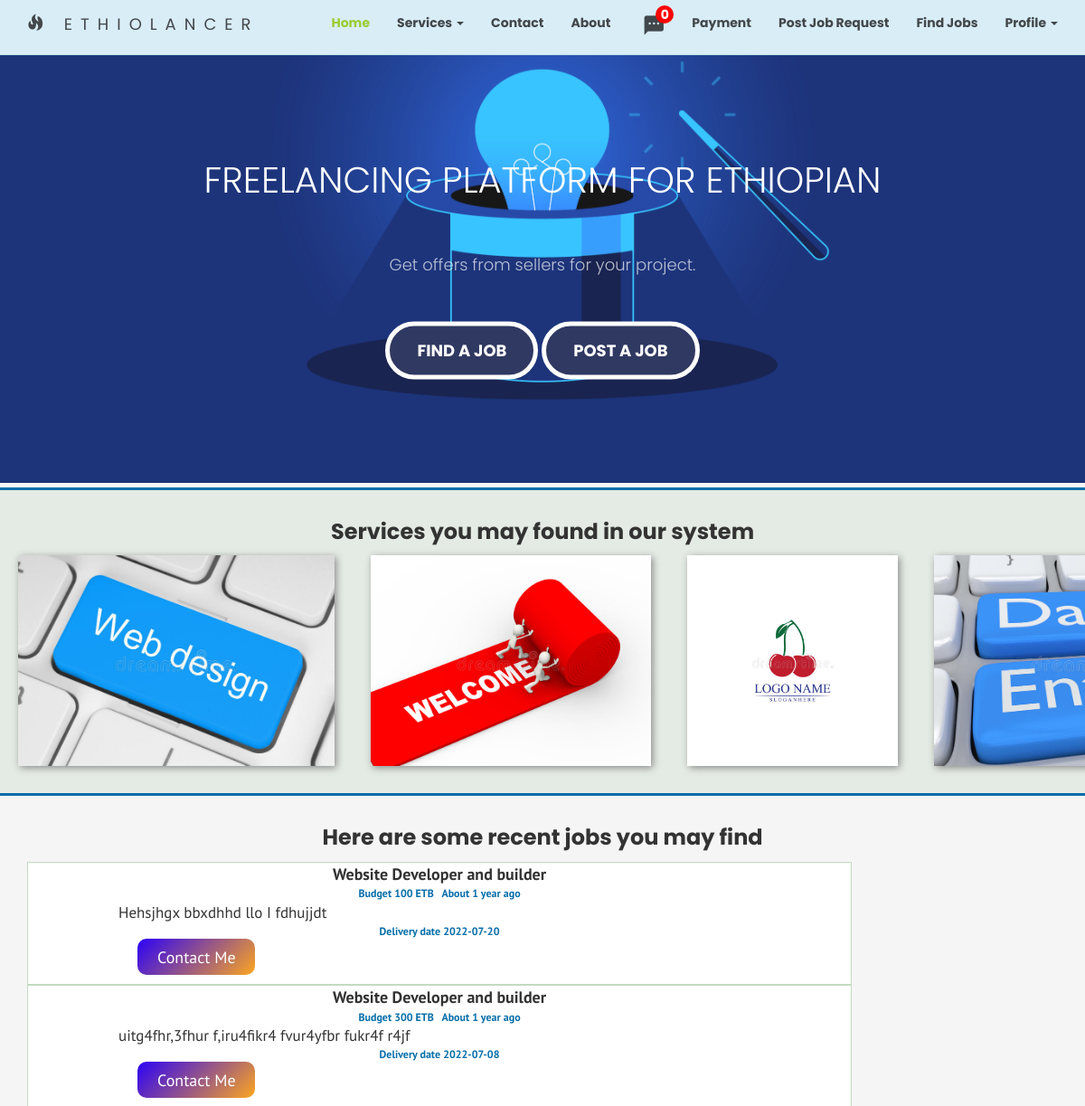
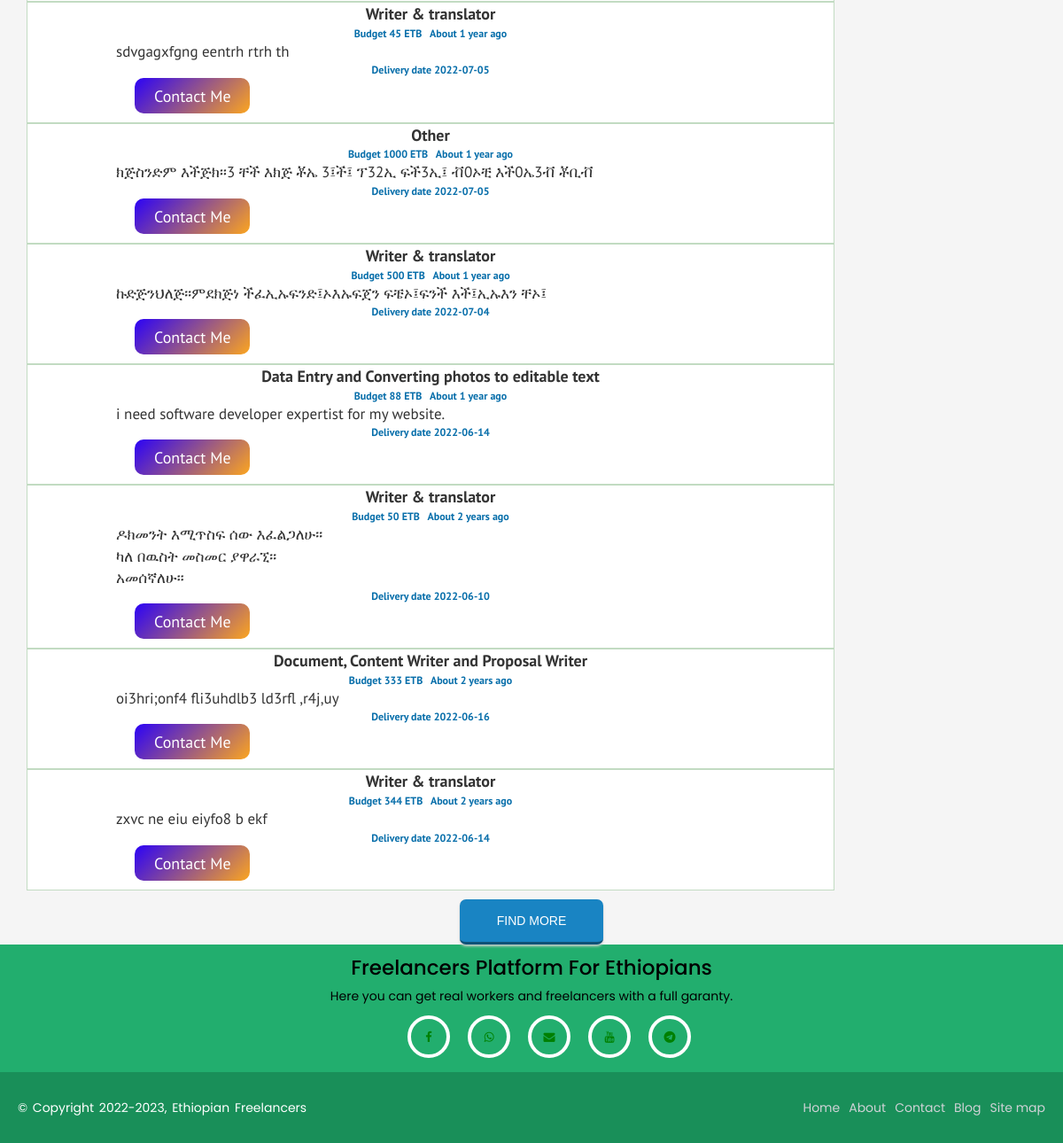
The app's page /afterLogin/Homepage.php (signed in) with its own data (2 pictures, top to bottom).
### tables this page shows
CREATE TABLE `jobs` (
  `jobID` int(11) NOT NULL,
  `jobPosterEmail` mediumtext NOT NULL,
  `jobDescription` longtext NOT NULL,
  `jobCategory` mediumtext NOT NULL,
  `jobDeadline` date NOT NULL,
  `jobBudget` int(11) NOT NULL,
  `timeAgo` int(11) NOT NULL,
  `jobShow` int(11) NOT NULL,
  `jobOwnerID` int(11) NOT NULL
);

### afterLogin/Homepage.php (the view, shortened to what this page needs)
<!DOCTYPE html>
<html lang="en">
<head>
    <link href="css/bootstrap.min.css" rel="stylesheet">
    <link rel="stylesheet" type="text/css" href="css/afterLoginHomepage.css">
    <link rel="stylesheet" type="text/css" href="css/inbox.css">
    <link rel="stylesheet" type="text/css" href="css/ImageSlider.css">
    <link href="css/custom.css" rel="stylesheet">
</head>
<body>
    <nav id="siteNav" class="navbar navbar-default navbar-fixed-top" role="navigation">
        <div class="container">
            <div class="navbar-header">
                <a class="navbar-brand" href="Homepage.php">
                    <span class="glyphicon glyphicon-fire"></span>
                    ETHIOLANCER
                </a>
            </div>
            <div class="collapse navbar-collapse" id="navbar">
                <ul  class="nav navbar-nav navbar-right">
                    <li class="active">
                        <a href="Homepage.php">Home</a>
                    </li>
                    <li>
                        <a href="Services.php" class="dropdown-toggle" data-toggle="dropdown" role="button" aria-haspopup="true" aria-expanded="false">Services <span class="caret"></span></a>
                    </li>
                    <li style="z-index:1;">
                        <a href="Contact.php">Contact</a>
                    </li>
                    <li style="z-index:1;">
                        <a href="About.php">About</a>
                    </li>
                    <li style="z-index:99999;">
                        <a href="#" ><?php include('../../Default pages/afterLogin/messageInbox/inboxMessage.php'); ?></a>
                    </li>
                    <li style="z-index:1;">
                        <a href="payment/captcha.php" target="_blank" rel="noopener noreferrer">Payment</a>
                    </li>
                    <li style="z-index:1;">
                        <a href="jobRequest.php">Post Job Request</a>
                    </li>
                    <li style="z-index:1;">
                        <a href="RandomJobs.php">Find Jobs</a>
                    </li>
                    <li style="z-index:1;" class="dropdown">
                        <a href="Profile.php" class="dropdown-toggle" data-toggle="dropdown" role="button" aria-haspopup="true" aria-expanded="false">Profile <span class="caret"></span></a>
                    </li>
                </ul>
            </div>
        </div>
    </nav>
    <header>
        <div class="header-content">
            <div class="header-content-inner">
                <p style="font-size: 40px; color:white;">FREELANCING PLATFORM FOR ETHIOPIAN</p>
                <p>Get offers from sellers for your project.</p>
                <a href="RecentJobs.php" class="btn btn-primary btn-lg ">FIND A JOB</a>
                <a href="jobRequest.php" class="btn btn-primary btn-lg">POST A JOB</a>
            </div>
        </div>
    </header>
    <div class="wrapperHulieSira">
        <h3 class="JobListsHompageText">Services you may found in our system</h3>
        <div class="photobannerHulieSira">
            <img src="images/1.jpg" alt="" />
            <img src="images/2.jpg" alt="" />
            <img src="images/3.jpg" alt="" />
            <img src="images/4.jpg" alt="" />
        </div>
    </div>
<div>
    <h3 class="JobListsHompageText">Here are some recent jobs you may find</h3>
</div>
    <div class="container ">
     <div class="jobsNewPanel ">
     <?php
             $jobShow=0;
             $sql = "SELECT * FROM jobs where jobShow ='$jobShow' ORDER BY timeAgo desc limit 9";
             $result = mysqli_query($con, $sql);
             if (mysqli_num_rows($result)>0) {
               while($row = mysqli_fetch_assoc($result)) {
                         ?>
    <div class="jobsNewSummary ">
            <table width="100%">
              <tr  style="vertical-align: top;">
                <td >
                <div class="itemUpper">
                    <div class="CategoryOfJobs"><?php echo $row['jobCategory']; ?></div>
                    <div style="color:#076eaa;" class="priceAndTime">
                        <?php echo "Budget ".$row['jobBudget']." ETB "?>  &nbsp;</em>
                        <span style="color:#076eaa;">
                            <?php echo get_time_ago($row["timeAgo"]); ?>
                       </span>
               </div>
                    <div class="h2Find"><?php echo nl2br($row['jobDescription']); ?></div>
                    <div  style="color:#076eaa;" class="priceAndTime">
                        <?php echo "Delivery date ".$row['jobDeadline']; ?> </div>
                </div>
                </td>
                </tr>
                  <tr  style="vertical-align: top;">
                    <td>
                        <div class="buttonDiv">
                            <?php
                              echo '<a class="custom-btn buttonContactHomepage"  href="..\..\Default pages\chatting\chatBot.php?ea0662459db42c7104766103f0d6b675='.$row["jobOwnerID"].'">'."Contact Me".'</a>';
                             ?>
                       </div>
                    </td>
                  </tr>
            </table>
        </div>
        <?php
            }
         }
        ?>
                        </div>
                        <div class="findMoreJobs">
                          <a class="findMoreJobsLink" href="RecentJobs.php">Find more</a>
                        </div>
    </div>
<link rel="stylesheet" type="text/css" href="../../Default pages/imported/loader.css">
<footer>
<link rel="stylesheet" type="text/css" href="../../Default pages/imported/footer.css">
</footer>
</body>
</html>

### afterLogin/messageInbox/inboxMessage.php (shortened to what this page needs)
<?php
$con=mysqli_connect("localhost","root","","huliesiracom_hailemelekotmelakie");
 ?>
 <!DOCTYPE html>
 <html>
 <head>
  <link rel="stylesheet" href="https://cdn.jsdelivr.net/npm/@fortawesome/fontawesome-free@6.1.1/css/fontawesome.min.css">
  </head>
 <body>
<div class="dropdown">
  <button onclick="myFunction()" type="button" class="icon-button dropbtn">
      <span class="material-symbols-outlined dropbtn">sms</span>
	    <span class="icon-button__badge">
	    	<?php
	    			$email = $_SESSION['email'];
            $sql_st = "SELECT * FROM usertable WHERE email = '$email'";
            $run_Sql = mysqli_query($con, $sql_st);
            $fetch_info = mysqli_fetch_assoc($run_Sql);
            $outgoingid = $fetch_info['id'];
	    	$notNum=0;
	    	$sql = "SELECT * FROM messages WHERE messageStatus='1' AND outgoing ='$outgoingid';";
             $result = mysqli_query($con, $sql);
             if (mysqli_num_rows($result)>0) {
               while($row = mysqli_fetch_assoc($result)) {
               		$notNum=$notNum+1;
               	}
               		?>
					<p class="iconeFontSize"><?php echo $notNum; ?></p>
         			    <?php
				}else{
				 echo "0";
				}
				?>
	    </span>
  </button>
</div>
 </body>
 </html>
<?php
 function get_time_ago( $time )
{
    $time_difference = time() - $time;
    $condition = array( 12 * 30 * 24 * 60 * 60 =>  'year',
                        30 * 24 * 60 * 60       =>  'month',
                        24 * 60 * 60            =>  'day',
                        60 * 60                 =>  'hour',
                        60                      =>  'minute',
                        1                       =>  'second'
            );
    foreach( $condition as $secs => $str )
    {
        $d = $time_difference / $secs;
        if( $d >= 1 )
        {
            $t = round( $d );
         return 'About ' . $t . ' ' . $str . ( $t > 1 ? 's' : '' ) . ' ago';        }
    }
}
 ?>

### afterLogin/css/afterLoginHomepage.css (style rules this page uses)
body { background-color: #f5f5f5; scroll-behavior: smooth; }
.wrapperHulieSira { width: 100%; overflow: hidden; justify-content: center; text-align: center; background-color: rgb(228 235 228); border-top: 3px solid #076eaa; border-bottom: 3px solid #076eaa; margin-top: 5px; }
.photobannerHulieSira { position: relative; height: 233px; margin-bottom: 30px; display: flex; width: 100%; }
.photobannerHulieSira img { margin: 0px 20px; box-shadow: 2px 2px 8px #8a8a8a; }
.photobannerHulieSira { animation: bannerMoveHulieSira 50s linear infinite alternate-reverse; }
.jobsNewSummary { width:80%; background-color: #fff; padding: 0px 100px 10px 100px; height: auto; border: 1px solid rgb(194 219 194); border-radius: 1px thin; font-family: 'PT Sans', sans-serif; }
.itemUpper { width: 100%; }
.buttonDiv { text-align: center; justify-content: center; }
.custom-btn { justify-content: center; transition: 1s; background: linear-gradient(315deg, #fca61f 0%, #2b02f7 100%); font-size: large; display: block; color: white; outline: none; border: none; border-radius: 10px; padding: 10px 20px 10px 20px; margin-left: 3%; width: fit-content; }
.buttonContactHomepage { width: 130px; height: 40px; transition: 1s; line-height: 42px; text-decoration: none; padding: 0; border: none; }
.priceAndTime { font-weight: bold; font-size: 12px; text-align: center; color: #076eaa; }
.h2Find { font-size: 17px; display: block; text-align: justify; text-justify: inter-word; }
.CategoryOfJobs { text-align: center; font-size: 18px; font-weight: 700; }
.JobListsHompageText { text-align: center; font-weight: bold; font-size: 27; padding: 3px; margin-top: 30px; }
div.findMoreJobs { text-align: center; margin: 10px auto 0; }
.findMoreJobsLink { display: inline-block; background-color: #1984c3; color: #fff; font-size: 1em; font-family: sans-serif; padding: 1em 3em; text-decoration: none; text-transform: uppercase; border-radius: 0.5em; border-bottom: 0.25em solid #0f5177; -moz-transition: 0.5s; -webkit-transition:0.5s; transition: 0.5s; box-shadow: 0 2px 3px #ccc; position: relative; }

### afterLogin/css/inbox.css (style rules this page uses)
.icon-button { position: relative; width: 30px; height: 30px; background-color: transparent; border: none; outline: none; }
.icon-button__badge { position: absolute; top: -9px; right: -10px; width: 20px; height: 20px; background: red; color: #ffffff; align-items: center; font-weight: 700; border-radius: 50%; }
.dropbtn { cursor: pointer; }
.material-symbols-outlined { font-variation-settings: 'FILL' 1, 'wght' 700, 'GRAD' 0, 'opsz' 48 }

### imported/footer.css (style rules this page uses)
body { font-family: "Poppins", sans-serif; }
footer { background:#22AE6E; height: auto; width: 100%; color: black; }
.footer-content { display: flex; align-items: center; justify-content: center; flex-direction: column; text-align: center; }
.footer-content h3 { font-size: 23px; font-weight: 500; text-transform: capitalize; line-height: 1.3rem; }
.footer-content p { max-width: 500px; margin: 5px auto; font-size: 14px; }
.socials { list-style: none; display: flex; align-items: center; justify-content: center; }
.socials li { margin: 0 10px; }
.socials a { text-decoration: none; color: green; border: 4px solid white; padding: 10px; border-radius: 50%; }
.socials a i { font-size: 1.3rem; width: 20px; transition: color .4s ease; }
.footer-bottom { background-color: #198F59; text-align: center; margin:0px; padding:30px 0px 50px 20px; }
.footer-bottom p { float: left; font-size: 14px; word-spacing: 2px; text-transform: capitalize; color: white; font-weight: 400; }
.footer-menu { float: right; padding-right: 10px; }
.footer-menu ul { display: flex; }
.footer-menu ul li { padding-right: 10px; display: block; }
.footer-menu ul li a { color: #cfd2d6; text-decoration: none; }

### records on screen
jobs: jobCategory "Website Developer and builder", jobBudget "100", timeAgo "About 1 year ago", jobDescription "Hehsjhgx bbxdhhd llo I fdhujjdt", jobDeadline "2022-07-20"
jobs: jobCategory "Website Developer and builder", jobBudget "300", timeAgo "About 1 year ago", jobDescription "uitg4fhr,3fhur f,iru4fikr4 fvur4yfbr fukr4f r4jf", jobDeadline "2022-07-08"
jobs: jobCategory "Writer & translator", jobBudget "45", timeAgo "About 1 year ago", jobDescription "sdvgagxfgng eentrh rtrh th", jobDeadline "2022-07-05"
jobs: jobCategory "Other", jobBudget "1000", timeAgo "About 1 year ago", jobDescription "ክጅስንድም እችጅክ።3 ቸች እክጅ ቾኤ 3፤ች፤ ፕ32ኢ ፍች3ኢ፤ ቭ0ኦቺ እች0ኤ3ቭ ቾቢቭ", jobDeadline "2022-07-05"
jobs: jobCategory "Writer & translator", jobBudget "500", timeAgo "About 1 year ago", jobDescription "ኩድጅንህለጅ።ምደክጅነ ችፈኢኡፍንድ፤ኦእኡፍጀን ፍቼኦ፤ፍንች እች፤ኢኡእን ቸኦ፤", jobDeadline "2022-07-04"
jobs: jobCategory "Data Entry and Converting photos to editable text", jobBudget "88", timeAgo "About 1 year ago", jobDescription "i need software developer expertist for my website.", jobDeadline "2022-06-14"
jobs: jobCategory "Writer & translator", jobBudget "50", timeAgo "About 2 years ago", jobDescription "ዶክመንት እሚጥስፍ ሰው እፈልጋለሁ። ካለ በዉስት መስመር ያዋራኚ። አመሰኛለሁ።", jobDeadline "2022-06-10"
jobs: jobCategory "Document, Content Writer and Proposal Writer", jobBudget "333", timeAgo "About 2 years ago", jobDescription "oi3hri;onf4 fli3uhdlb3 ld3rfl ,r4j,uy", jobDeadline "2022-06-16"
jobs: jobCategory "Writer & translator", jobBudget "344", timeAgo "About 2 years ago", jobDescription "zxvc ne eiu eiyfo8 b ekf", jobDeadline "2022-06-14"
